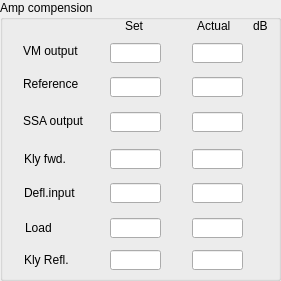
  <widget class="QGroupBox" name="groupBox_4">
   <property name="geometry">
    <rect>
     <x>660</x>
     <y>50</y>
     <width>281</width>
     <height>281</height>
    </rect>
   </property>
   <property name="title">
    <string>Amp compension</string>
   </property>
   <widget class="QLabel" name="label_119">
    <property name="geometry">
     <rect>
      <x>25</x>
      <y>217</y>
      <width>51</width>
      <height>21</height>
     </rect>
    </property>
    <property name="font">
     <font>
      <family>Arial</family>
      <pointsize>9</pointsize>
      <weight>50</weight>
      <bold>false</bold>
     </font>
    </property>
    <property name="text">
     <string>Load</string>
    </property>
   </widget>
   <widget class="QLineEdit" name="lineEdit_AC_Klyreset">
    <property name="geometry">
     <rect>
      <x>110</x>
      <y>250</y>
      <width>51</width>
      <height>20</height>
     </rect>
    </property>
    <property name="font">
     <font>
      <family>Arial</family>
      <pointsize>10</pointsize>
      <weight>50</weight>
      <bold>false</bold>
     </font>
    </property>
    <property name="text">
     <string/>
    </property>
   </widget>
   <widget class="QLineEdit" name="lineEdit_AC_Refact">
    <property name="geometry">
     <rect>
      <x>192</x>
      <y>77</y>
      <width>51</width>
      <height>20</height>
     </rect>
    </property>
    <property name="font">
     <font>
      <family>Arial</family>
      <pointsize>10</pointsize>
      <weight>50</weight>
      <bold>false</bold>
     </font>
    </property>
   </widget>
   <widget class="QLabel" name="label_122">
    <property name="geometry">
     <rect>
      <x>24</x>
      <y>148</y>
      <width>61</width>
      <height>21</height>
     </rect>
    </property>
    <property name="font">
     <font>
      <family>Arial</family>
      <pointsize>9</pointsize>
      <weight>50</weight>
      <bold>false</bold>
     </font>
    </property>
    <property name="text">
     <string>Kly fwd.</string>
    </property>
   </widget>
   <widget class="QLabel" name="label_110">
    <property name="geometry">
     <rect>
      <x>125</x>
      <y>15</y>
      <width>31</width>
      <height>21</height>
     </rect>
    </property>
    <property name="font">
     <font>
      <family>Arial</family>
      <pointsize>9</pointsize>
      <weight>50</weight>
      <bold>false</bold>
     </font>
    </property>
    <property name="text">
     <string>Set</string>
    </property>
   </widget>
   <widget class="QLineEdit" name="lineEdit_AC_SSAset">
    <property name="geometry">
     <rect>
      <x>110</x>
      <y>112</y>
      <width>51</width>
      <height>20</height>
     </rect>
    </property>
    <property name="font">
     <font>
      <family>Arial</family>
      <pointsize>10</pointsize>
      <weight>50</weight>
      <bold>false</bold>
     </font>
    </property>
    <property name="text">
     <string/>
    </property>
   </widget>
   <widget class="QLabel" name="label_129">
    <property name="geometry">
     <rect>
      <x>24</x>
      <y>249</y>
      <width>71</width>
      <height>21</height>
     </rect>
    </property>
    <property name="font">
     <font>
      <family>Arial</family>
      <pointsize>9</pointsize>
      <weight>50</weight>
      <bold>false</bold>
     </font>
    </property>
    <property name="text">
     <string>Kly Refl.</string>
    </property>
   </widget>
   <widget class="QLineEdit" name="lineEdit_AC_SSAact">
    <property name="geometry">
     <rect>
      <x>192</x>
      <y>112</y>
      <width>51</width>
      <height>20</height>
     </rect>
    </property>
    <property name="font">
     <font>
      <family>Arial</family>
      <pointsize>10</pointsize>
      <weight>50</weight>
      <bold>false</bold>
     </font>
    </property>
   </widget>
   <widget class="QLabel" name="label_118">
    <property name="geometry">
     <rect>
      <x>23</x>
      <y>73</y>
      <width>71</width>
      <height>21</height>
     </rect>
    </property>
    <property name="font">
     <font>
      <family>Arial</family>
      <pointsize>9</pointsize>
      <weight>50</weight>
      <bold>false</bold>
     </font>
    </property>
    <property name="text">
     <string>Reference</string>
    </property>
   </widget>
   <widget class="QLabel" name="label_123">
    <property name="geometry">
     <rect>
      <x>253</x>
      <y>15</y>
      <width>21</width>
      <height>21</height>
     </rect>
    </property>
    <property name="font">
     <font>
      <family>Arial</family>
      <pointsize>9</pointsize>
      <weight>50</weight>
      <bold>false</bold>
     </font>
    </property>
    <property name="text">
     <string>dB</string>
    </property>
   </widget>
   <widget class="QLineEdit" name="lineEdit_AC_Deflact">
    <property name="geometry">
     <rect>
      <x>192</x>
      <y>183</y>
      <width>51</width>
      <height>20</height>
     </rect>
    </property>
    <property name="font">
     <font>
      <family>Arial</family>
      <pointsize>10</pointsize>
      <weight>50</weight>
      <bold>false</bold>
     </font>
    </property>
   </widget>
   <widget class="QLabel" name="label_121">
    <property name="geometry">
     <rect>
      <x>24</x>
      <y>182</y>
      <width>71</width>
      <height>21</height>
     </rect>
    </property>
    <property name="font">
     <font>
      <family>Arial</family>
      <pointsize>9</pointsize>
      <weight>50</weight>
      <bold>false</bold>
     </font>
    </property>
    <property name="text">
     <string>Defl.input</string>
    </property>
   </widget>
   <widget class="QLineEdit" name="lineEdit_AC_VMact">
    <property name="geometry">
     <rect>
      <x>192</x>
      <y>43</y>
      <width>51</width>
      <height>20</height>
     </rect>
    </property>
    <property name="font">
     <font>
      <family>Arial</family>
      <pointsize>10</pointsize>
      <weight>50</weight>
      <bold>false</bold>
     </font>
    </property>
   </widget>
   <widget class="QLineEdit" name="lineEdit_AC_loadact">
    <property name="geometry">
     <rect>
      <x>192</x>
      <y>218</y>
      <width>51</width>
      <height>20</height>
     </rect>
    </property>
    <property name="font">
     <font>
      <family>Arial</family>
      <pointsize>10</pointsize>
      <weight>50</weight>
      <bold>false</bold>
     </font>
    </property>
   </widget>
   <widget class="QLabel" name="label_117">
    <property name="geometry">
     <rect>
      <x>23</x>
      <y>40</y>
      <width>71</width>
      <height>21</height>
     </rect>
    </property>
    <property name="font">
     <font>
      <family>Arial</family>
      <pointsize>9</pointsize>
      <weight>50</weight>
      <bold>false</bold>
     </font>
    </property>
    <property name="text">
     <string>VM output</string>
    </property>
   </widget>
   <widget class="QLineEdit" name="lineEdit_AC_VMset">
    <property name="geometry">
     <rect>
      <x>110</x>
      <y>43</y>
      <width>51</width>
      <height>20</height>
     </rect>
    </property>
    <property name="font">
     <font>
      <family>Arial</family>
      <pointsize>10</pointsize>
      <weight>50</weight>
      <bold>false</bold>
     </font>
    </property>
    <property name="text">
     <string/>
    </property>
   </widget>
   <widget class="QLineEdit" name="lineEdit_AC_Klyset">
    <property name="geometry">
     <rect>
      <x>110</x>
      <y>149</y>
      <width>51</width>
      <height>20</height>
     </rect>
    </property>
    <property name="font">
     <font>
      <family>Arial</family>
      <pointsize>10</pointsize>
      <weight>50</weight>
      <bold>false</bold>
     </font>
    </property>
    <property name="text">
     <string/>
    </property>
   </widget>
   <widget class="QLabel" name="label_111">
    <property name="geometry">
     <rect>
      <x>197</x>
      <y>15</y>
      <width>41</width>
      <height>21</height>
     </rect>
    </property>
    <property name="font">
     <font>
      <family>Arial</family>
      <pointsize>9</pointsize>
      <weight>50</weight>
      <bold>false</bold>
     </font>
    </property>
    <property name="text">
     <string>Actual</string>
    </property>
   </widget>
   <widget class="QLineEdit" name="lineEdit_AC_Klyreact">
    <property name="geometry">
     <rect>
      <x>192</x>
      <y>250</y>
      <width>51</width>
      <height>20</height>
     </rect>
    </property>
    <property name="font">
     <font>
      <family>Arial</family>
      <pointsize>10</pointsize>
      <weight>50</weight>
      <bold>false</bold>
     </font>
    </property>
   </widget>
   <widget class="QLineEdit" name="lineEdit_AC_Deflset">
    <property name="geometry">
     <rect>
      <x>110</x>
      <y>183</y>
      <width>51</width>
      <height>20</height>
     </rect>
    </property>
    <property name="font">
     <font>
      <family>Arial</family>
      <pointsize>10</pointsize>
      <weight>50</weight>
      <bold>false</bold>
     </font>
    </property>
    <property name="text">
     <string/>
    </property>
   </widget>
   <widget class="QLineEdit" name="lineEdit_AC_Refset">
    <property name="geometry">
     <rect>
      <x>110</x>
      <y>77</y>
      <width>51</width>
      <height>20</height>
     </rect>
    </property>
    <property name="font">
     <font>
      <family>Arial</family>
      <pointsize>10</pointsize>
      <weight>50</weight>
      <bold>false</bold>
     </font>
    </property>
    <property name="text">
     <string/>
    </property>
   </widget>
   <widget class="QLineEdit" name="lineEdit_AC_Klyact">
    <property name="geometry">
     <rect>
      <x>192</x>
      <y>149</y>
      <width>51</width>
      <height>20</height>
     </rect>
    </property>
    <property name="font">
     <font>
      <family>Arial</family>
      <pointsize>10</pointsize>
      <weight>50</weight>
      <bold>false</bold>
     </font>
    </property>
   </widget>
   <widget class="QLabel" name="label_120">
    <property name="geometry">
     <rect>
      <x>23</x>
      <y>110</y>
      <width>71</width>
      <height>21</height>
     </rect>
    </property>
    <property name="font">
     <font>
      <family>Arial</family>
      <pointsize>9</pointsize>
      <weight>50</weight>
      <bold>false</bold>
     </font>
    </property>
    <property name="text">
     <string>SSA output</string>
    </property>
   </widget>
   <widget class="QLineEdit" name="lineEdit_AC_loadset">
    <property name="geometry">
     <rect>
      <x>110</x>
      <y>218</y>
      <width>51</width>
      <height>20</height>
     </rect>
    </property>
    <property name="font">
     <font>
      <family>Arial</family>
      <pointsize>10</pointsize>
      <weight>50</weight>
      <bold>false</bold>
     </font>
    </property>
    <property name="text">
     <string/>
    </property>
   </widget>
  </widget>
